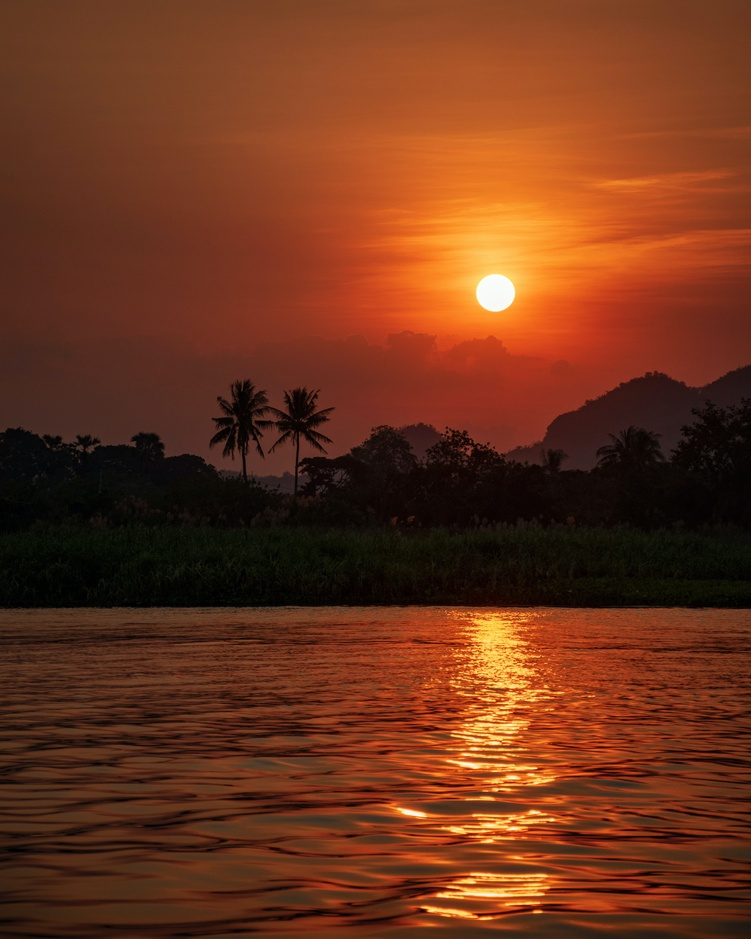
#> input picture imageprocessing/assignments/Histogram/sunset.jpg, 751 x 939 px, shrunk from 3276 x 4096 before the run
$ python histogram.py
#> lines starting #> are read from the running program, lines starting #| are printed output that depends on the picture; after the words box and inside, x2 and y2 are one past the last pixel; in counts of white or black regions, pixels touching at a corner belong together
import matplotlib.pyplot as plt
import cv2
import numpy

def main():
    # image path
    path = 'trees_in_water.jpg'
    path = 'sunset.jpg'
    # read image
    img = plt.imread(path)
#> img is the input picture: shape (939, 751, 3); mean R, G, B 109.2, 52.4, 26.8
    # print shape, max and min value
    print(img.shape, img.max(), img.min())
#| (939, 751, 3) 255 0

    # split image into red, green and blue channels
    # red = img[:, :, 0]
    # green = img[:, :, 1]
    # blue = img[:, :, 2]

    # convert image into grayscale
    grayscale = cv2.cvtColor(img, cv2.COLOR_RGB2GRAY)
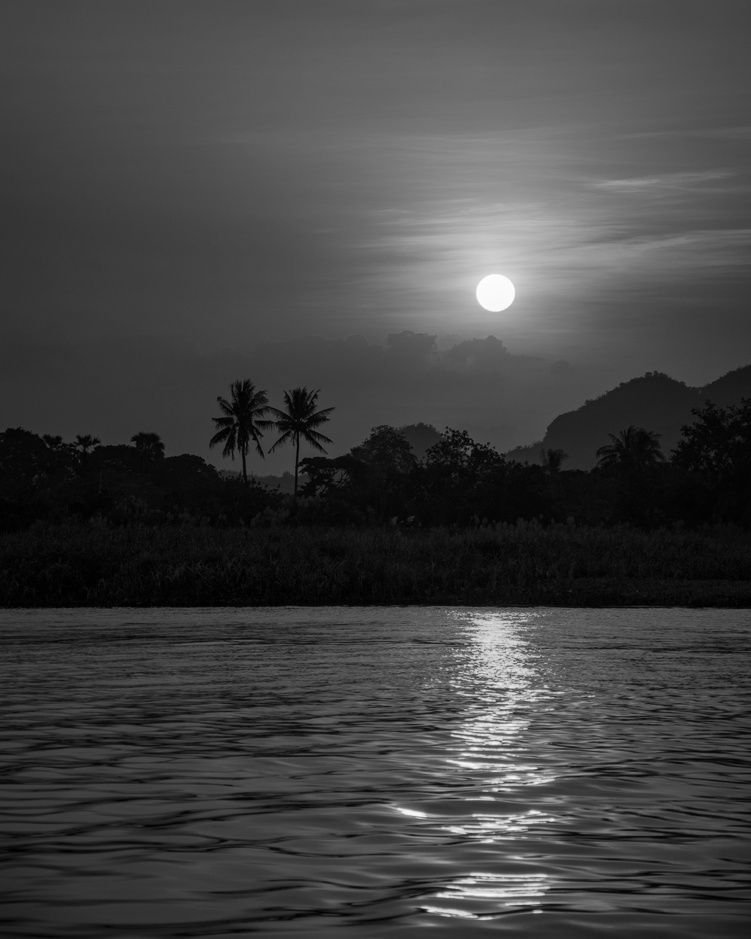
#> grayscale: shape (939, 751); min 0, max 254, mean 66.5
    # convert image into binary
    _, binary = cv2.threshold(grayscale, 150, 255, cv2.THRESH_BINARY)
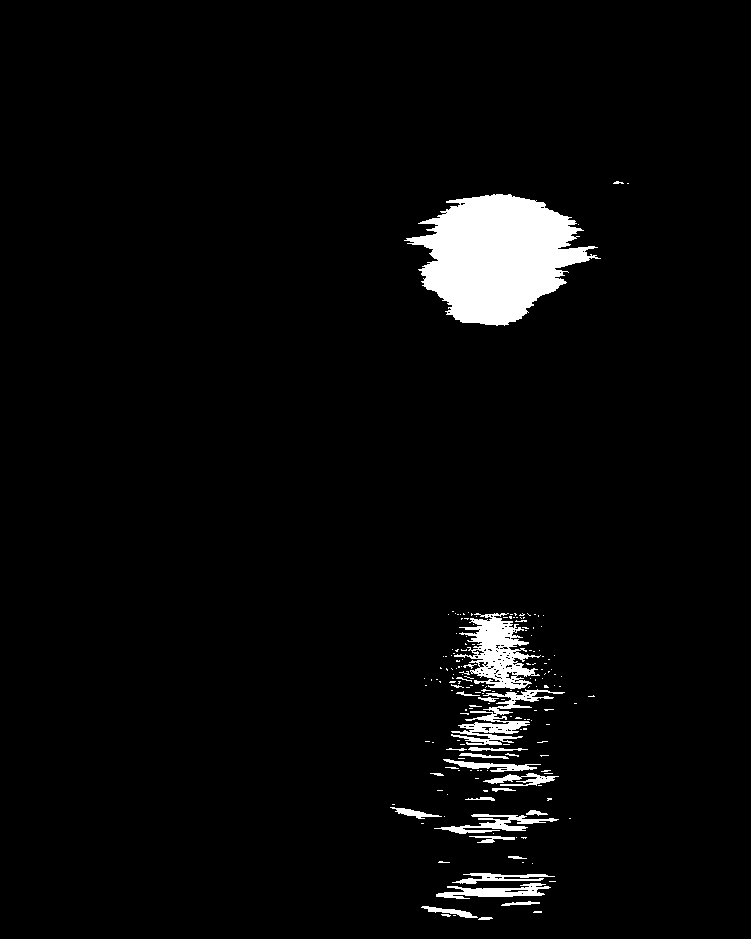
#> binary: shape (939, 751); 3.7% white; 180 white regions (151 under 20 px), largest, box (x1, y1, x2, y2) and area: (404, 194, 601, 326) 15602, (454, 613, 541, 689) 3024, (451, 689, 565, 745) 1770

    # plot histogram
    red = cv2.calcHist([img], [0], None, [256], [0, 256])
#> red = 256 values, max 6733 at index 255, min 813 at index 241, mean 2754.6
    green = cv2.calcHist([img], [1], None, [256], [0, 256])
#> green = 256 values, max 18298 at index 48, min 13 at index 239, mean 2754.6
    blue = cv2.calcHist([img], [2], None, [256], [0,256])
#> blue = 256 values, max 37854 at index 33, min 2 at index 180, mean 2754.6
    grayscale = cv2.calcHist([grayscale], [0], None, [256], [0, 256])
#> grayscale = 256 values, max 10632 at index 9, min 0 at index 255, mean 2754.6
    binary = cv2.calcHist([binary], [0], None, [256], [0, 256])
#> binary = 256 values, max 679388 at index 0, min 0 at index 1, mean 2754.6

    plt.figure(figsize = (20, 20))

    plt.subplot(2, 3, 1)
    plt.title('RGB')

    plt.plot(red, 'r')
    plt.plot(green, 'g')
    plt.plot(blue, 'b')

    plt.subplot(2, 3, 2)
    plt.title('Red')
    plt.plot(red, 'r')

    plt.subplot(2, 3, 3)
    plt.title('Green')
    plt.plot(green, 'g')

    plt.subplot(2, 3, 4)
    plt.title('Blue')
    plt.plot(blue, 'b')

    plt.subplot(2, 3, 5)
    plt.title('Grayscale')
    plt.plot(grayscale, 'k')

    plt.subplot(2, 3, 6)
    plt.title('Binary')
    plt.plot(binary, 'k')

    plt.savefig('histogram.jpg')
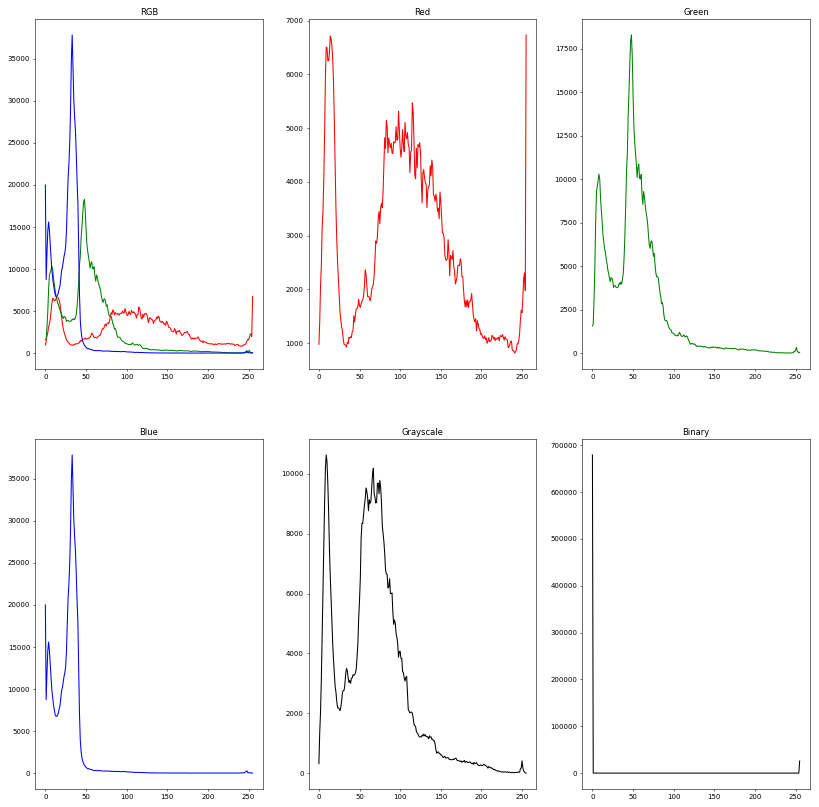
#> figure drawn by matplotlib, 6 panels; panel 1: curve peaks at x = 255, y = 6733; panel 1: curve peaks at x = 48, y = 18298; panel 1: curve peaks at x = 33, y = 37854; panel 2: curve peaks at x = 255, y = 6733

    plt.show()

if __name__ == '__main__':
    main()
